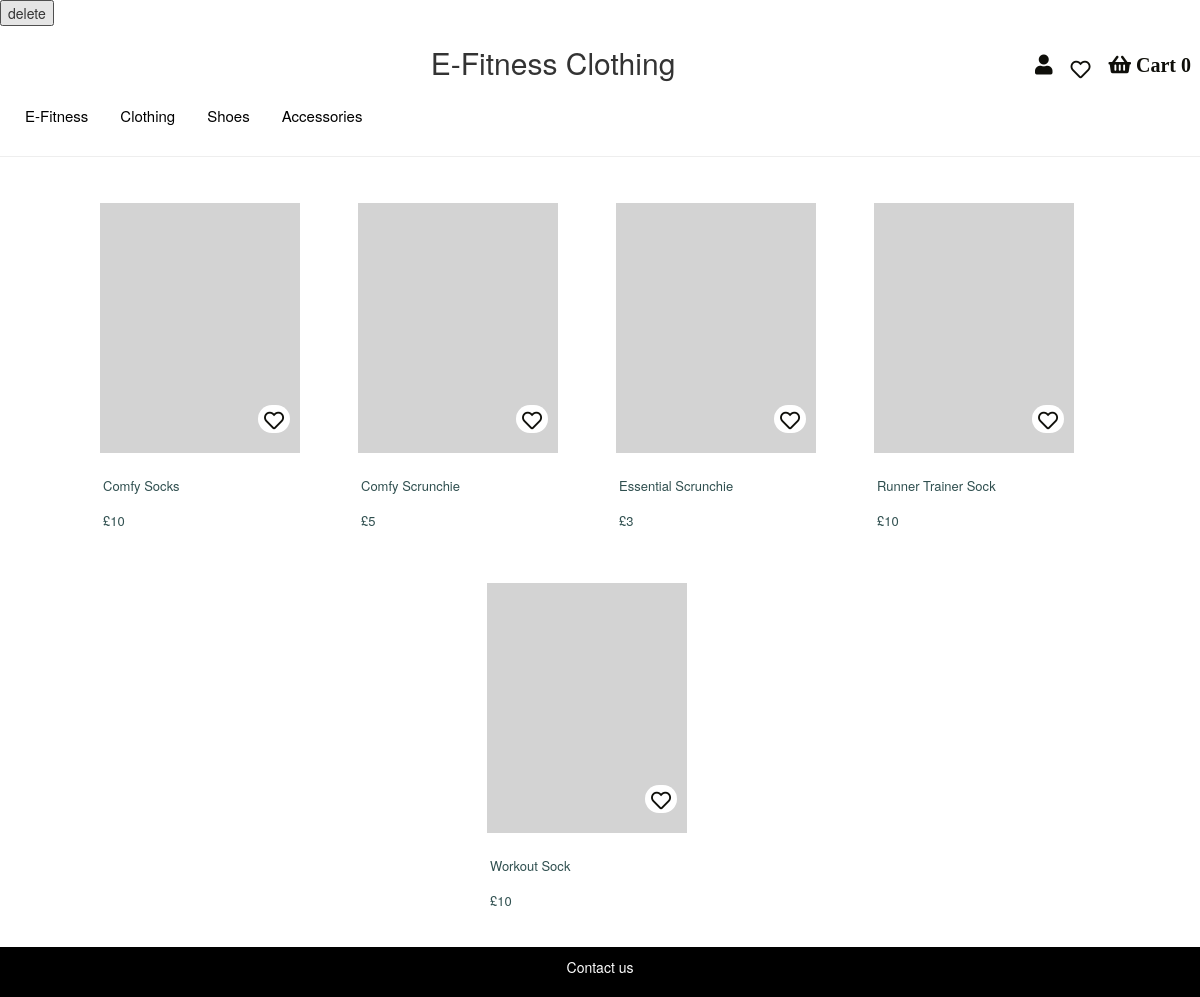
Screenshot of /Accessories.php with the database file from the repository.
### tables this page shows
CREATE TABLE `product` (
  `productID` int(11) DEFAULT NULL,
  `productname` varchar(255) DEFAULT NULL,
  `description` varchar(255) DEFAULT NULL,
  `producttype` varchar(50) DEFAULT NULL,
  `price` varchar(50) DEFAULT NULL
);

### Accessories.php (the view, shortened to what this page needs)
<?php
include('Connect.php');
$sql = "SELECT * from product WHERE producttype = 'accessories'" ;
$result = mysqli_query($conn,$sql);
?>
<!DOCTYPE html>
<html lang="en" xmlns="http://www.w3.org/1999/xhtml">
<head>
  <link rel="stylesheet" href="StyleSheet1.css" />
<link rel="stylesheet" href="https://use.fontawesome.com/releases/v5.7.0/css/all.css">
</head>
<body>
<form action="" method="post">
	<button name="delete" >delete</button>
	</form>
	<div class="wrapper">
	<?php
	while ($row = mysqli_fetch_array($result)){
	?>
	  <form action="" method="post">
			<div class="flex_container">
				 <div class="productimage">
					 <button class="heart-button" name="favourite"><i class="far fa-heart"></i></button>
				 </div>
				 <div class="productinfo">
					<?php echo"<a href=\"ProductView.php?id=$row[productname]\"> $row[productname]</a>"?><br>
					<?php echo"<a href=\"ProductView.php?id=$row[productname]\"> &pound$row[price]</a>"?>
				</div>
			</div>
		</form>
	<?php
	}
	?>
	</div>
    <footer>
        <p>Contact us</p>
    </footer>
</body>
</html>

### StyleSheet1.css (style rules this page uses)
.wrapper { display: inline-flex; flex-direction: row; flex-wrap: wrap; justify-content: center; margin: 10px 60px 0 60px; flex-basis: 100px; padding: 0; }
button > span, p { display: flex; flex-direction: row; color: white; justify-content: center; }
header { overflow: hidden; background-color: white; }
header a { float: right; display: block; color: black; text-align: center; padding: 9px; text-decoration: none; }
.nav { background-color: white; color: black; margin: 5px 0px 0px 10px; }
.nav li a { color: black; font-size: 15px; }
.text-center { margin:0px 0px 0px 80px; }
.flex_container { display: inline-flex; flex-direction: column; margin: 10px; }
.flex_container > .productimage { flex-basis: 250px; width: 200px; height: 300px; margin: 6px; text-align: center; position: relative; background-color:lightgray; }
.flex_container > .productinfo { width: 220px; height: 80px; margin: 9px; line-height: 35px; font-size: 13px; }
.productinfo a { color: darkslategrey; text-decoration: none; }
footer { background-color: black; text-align: center; padding: 10px; color: white; }
.fa, fa-shopping-basket { color: #0f0f0a; font-size: 20px; }
.heart-button { border-radius: 15px; border: none; background-color: white; position: absolute; bottom: 20px; right: 10px; }
.far, fa-heart { color: white; fill: white; font-size: 20px; margin-top: 25%; }
.fa-heart { color: #0f0f0a; font-size: 20px; }
.fas, fa-user { color: #0f0f0a; font-size: 20px; }

### rows the page displays
product: productname "Comfy Socks", price "10"
product: productname "Comfy Scrunchie", price "5"
product: productname "Essential Scrunchie", price "3"
product: productname "Runner Trainer Sock", price "10"
product: productname "Workout Sock", price "10"
